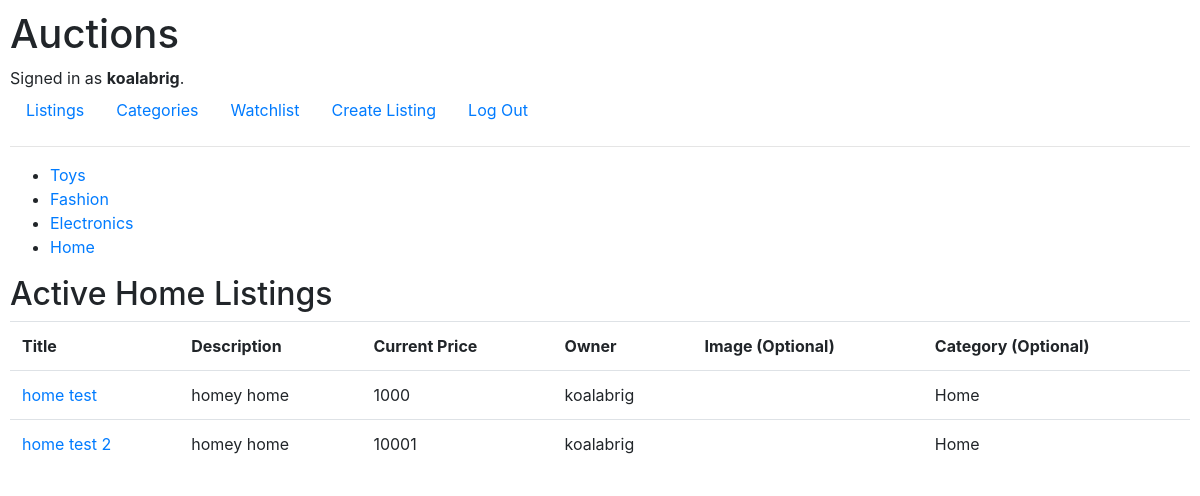
Page /category/Home (signed in) on the committed database.
### auctions/models.py (models this page shows)
class User(AbstractUser):
    pass

class Listing(models.Model):
    title = models.CharField(max_length=64)
    description = models.CharField(max_length=255)
    price = models.IntegerField()
    image = models.URLField(max_length=200, blank=True)
    category = models.CharField(max_length=255, blank=True)
    owner = models.ForeignKey(User, default="", on_delete=models.CASCADE, related_name="listingOwner", blank=False)
    active = models.BooleanField(default="True")

### auctions/views.py (the view)
# urls.py: path("category", views.category, name="category"),
def category(request, category=None):
    listings = Listing.objects.none()
    if category != None:
        listings = Listing.objects.filter(category = category, active = True)
    return render(request, "auctions/categories.html", {
        "categories": CATEGORIES,
        "category": category,
        "listings": listings
    })

### auctions/templates/auctions/categories.html (shortened to what this page needs)
{% extends "auctions/layout.html" %}
{% block body %}
    <ul>
    {% for category in categories|slice:"1:" %}
        <li>
            <a href="{% url 'category' category=category.1 %}">{{category.1}}</a>
        </li>
    {% endfor %}
    </ul>
    {% if category != None %}
        <h2>Active {{category}} Listings</h2>
        <table class="table">
            <tr>
                <th>Title</th>
                <th>Description</th>
                <th>Current Price</th>
                <th>Owner</th>
                <th>Image (Optional)</th>
                <th>Category (Optional)</th>
            </tr>
            {% for listing in listings %}
            <tr>
                <td>
                    <a href="{% url 'listing' listing.id %}">{{ listing.title }}</a>
                </td>
                <td>{{ listing.description }}</td>
                <td>{{ listing.price }}</td>
                <td>{{ listing.owner }}</td>
                <td>
                </td>
                <td>{{ listing.category }}</td>
            </tr>
            {% endfor %}
        </table>
    {% endif %}
{% endblock %}

### auctions/templates/auctions/layout.html (shortened to what this page needs)
{% load static %}
<!DOCTYPE html>
<html lang="en">
    <head>
        <link rel="stylesheet" href="https://stackpath.bootstrapcdn.com/bootstrap/4.4.1/css/bootstrap.min.css">
        <link href="{% static 'auctions/styles.css' %}" rel="stylesheet">
    </head>
    <body>
        <h1>Auctions</h1>
        <div>
            {% if user.is_authenticated %}
                Signed in as <strong>{{ user.username }}</strong>.
            {% else %}
                Not signed in.
            {% endif %}
        </div>
        <ul class="nav">
            <li class="nav-item">
                <a class="nav-link" href="{% url 'index' %}">Listings</a>
            </li>
            <li class="nav-item">
                <a class="nav-link" href="{% url 'category' %}">Categories</a>
            </li>
            {% if user.is_authenticated %}
                <li class="nav-item">
                    <a class="nav-link" href="{% url 'watchlist' %}">Watchlist</a>
                </li>
                <li class="nav-item">
                    <a class="nav-link" href="{% url 'create' %}">Create Listing</a>
                </li>
                <li class="nav-item">
                    <a class="nav-link" href="{% url 'logout' %}">Log Out</a>
                </li>
            {% endif %}
        </ul>
        <hr>
        {% block body %}
        {% endblock %}
    </body>
</html>

### auctions/static/auctions/styles.css (style rules this page uses)
body { padding: 10px; }

### rows in the picture
User: username "koalabrig"
Listing: title "home test", description "homey home", price "1000", owner "koalabrig", category "Home"
Listing: title "home test 2", description "homey home", price "10001", owner "koalabrig", category "Home"

### other values in the picture
{{ category.1 }} "Toys" "Fashion" "Electronics" "Home"
{{ category }} "Home"
